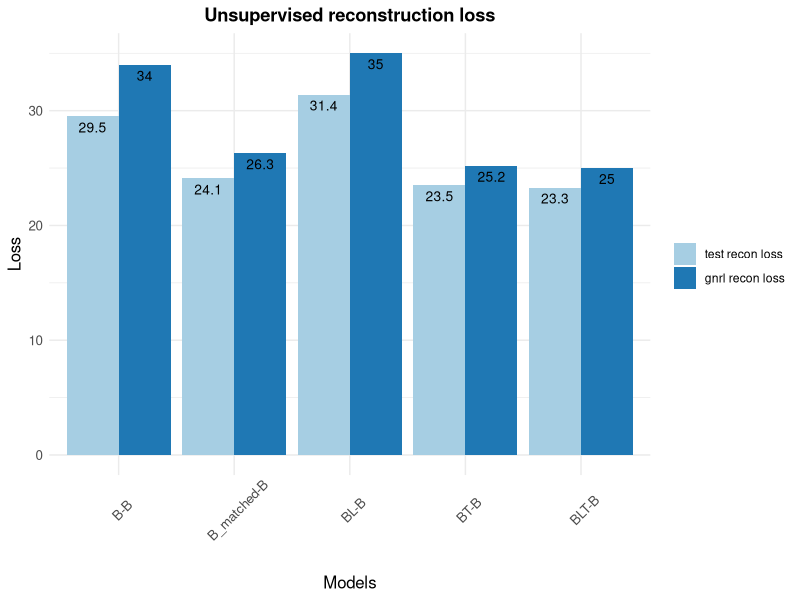

Here is the R script that generated this plot:
library(ggplot2)


## SUPERVIED ENCODER 
My_title ='Supervised encoder accuracies'
models = c("B", "B_matched","BL", "BT", "BLT","BLT_matched","BLT_higher")
gnrl_depth_accuracy = c( )
gnrl_black_accuracy = c(86.2, 89.9, 93.9, 94.1, 95.4, 90.5, 93.5 )
gnrl_white_accuracy = c( 85.8, 88.5, 94.7, 94.0, 93.5, 90.3, 95.5)
df <- data.frame(Model=c(models, models), Y = c(gnrl_black_accuracy,gnrl_white_accuracy),
                 type = c(rep("black digit", length(models)), rep("white digit", length(models))) )



## SUPERVIED DECODER
My_title ='Supervised decoder reconstruction loss'
models = c("B", "B_matched","BL", "BT", "BLT")
test_recon_loss = c(12.9, 11.5, 8.9, 8.2, 7.8)
gnrl_recon_loss = c(16.4, 16.1, 19.4, 18.7, 18.8 )
#test_recon_loss = c(  , , , 8.5,  8.3)
#gnrl_recon_loss = c(  , , , 9.8, 9.5 )
df <- data.frame(Model=c(models, models), Y = c(test_recon_loss,gnrl_recon_loss),
                 type = c(rep("test recon loss", length(models)), rep("gnrl recon loss", length(models))) )



## UNSUPERVISED 
My_title ='Unsupervised reconstruction loss'
models = c("B-B", "B_matched-B","BL-B", "BT-B", "BLT-B")
test_recon_loss = c(29.5, 24.1, 31.4, 23.5,  23.3)
gnrl_recon_loss = c(34.0, 26.3, 35, 25.2, 25.0 )
df <- data.frame(Model=c(models, models), Y = c(test_recon_loss,gnrl_recon_loss),
                  type = c(rep("test recon loss", length(models)), rep("gnrl recon loss", length(models))) )

  
ggplot(data=df, aes(x=factor(Model,levels=unique(Model)), y=Y, fill=factor(type,levels=unique(type)))) +
  geom_bar(stat="identity", position=position_dodge()) + 
  scale_fill_brewer(palette="Paired") +  theme_minimal() +
  geom_text(aes(label=round(Y,digits=2)), vjust=1.6, color="black",
            position = position_dodge(0.9), size=3.5)+
  theme(axis.text.x = element_text(size = rel(1.1), angle = 45, margin = margin(t = 20)),
        axis.text.y = element_text(size = rel(1.1)),
        axis.title =  element_text(size = rel(1.1)),
        plot.title = element_text(hjust = 0.5,face = "bold") ) +
  labs(title = My_title[1], fill = '') + ylab('Loss') + xlab('Models') #+ 
  #coord_cartesian(ylim = c(80, 100)) 
 

